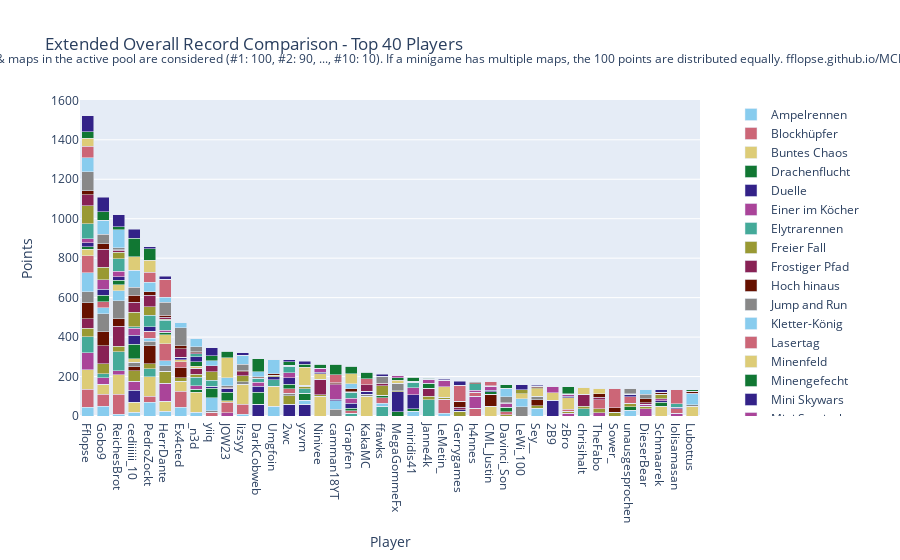

Notebook source saved alongside this figure:
### Code cell
import plotly.graph_objects as go

# Sum all columns to get the total score
outDf['Total'] = outDf.sum(axis=1)

# Sort by total score and fill N/A values with 0
outDf = outDf.sort_values(by='Total', ascending=False).fillna(0)

# Crop to top 10 players
cropDf = outDf.head(40).copy()

# Drop the 'Total' column for plotting
cropDf = cropDf.drop(columns=['Total'])

# Create a color palette
color_palette = px.colors.qualitative.Safe

# Create the stacked bar plot
fig = go.Figure()

for column in cropDf.columns.difference(['Player']):
    fig.add_trace(go.Bar(
        x=cropDf.index,
        y=cropDf[column],
        name=column,
        marker_color=color_palette[len(fig.data) % len(color_palette)]
    ))

# Update layout
fig.update_layout(
    barmode='stack',
    title='Extended Overall Record Comparison - Top 40 Players',
    xaxis=dict(title='Player'),
    yaxis=dict(title='Points'),
    #height=800,
    #width=1000,
    legend=dict(
        x=1.05,
        y=0.5,
        traceorder='normal',
        font=dict(size=12),
        bgcolor='rgba(255, 255, 255, 0)',
        bordercolor='rgba(0, 0, 0, 0)'
    ),
    margin=dict(r=200),  # Adjust right margin to make room for the legend
    annotations=[
        dict(
            x=0.5,
            y=1.1635,
            xref='paper',
            yref='paper',
            text='Max 100 points per minigame. Records #1 through #10 of games & maps in the active pool are considered (#1: 100, #2: 90, ..., #10: 10). If a minigame has multiple maps, the 100 points are distributed equally. fflopse.github.io/MCP-Records/data-analysis/global-ranking.ipynb',
            showarrow=False,
            font=dict(size=12),
            xanchor='center'
        )
    ]
)

fig.show()

# save the plot as an html file

fig.write_html('out/ext_overall_record_comparison.html')

### Figure 1 — Plotly figure (JSON) as saved in the notebook; plotly's stock layout.template omitted (floating-point values rounded to 4 significant figures)
{"data": [{"marker": {"color": "rgb(136, 204, 238)"}, "name": "Ampelrennen", "type": "bar", "x": ["Fflopse", "Gobo9", "ReichesBrot", "cediiiiii_10", "PedroZockt", "HerrDante", "Ex4cted", "_n3d", "yiiq", "JOW23", "lizsyy", "DarkCobweb", "Umgfoin", "2wc", "yzvm", "Ninivee", "camman18YT", "Grapfen", "KakaMC", "ffawks", "MegaGommeFx", "miridis41", "Janne4k", "LeMetin_", "Gerrygames", "h4nnes", "CML_Justin", "Davinci_Son", "LeWi_100", "Sey__", "2B9", "zBro", "chrisihalt", "TheFabo", "Sower_", "unausgesprochen", "DieserBear", "Schmaarek", "lolisamasan", "Lubottus"], "y": [45, 50, 10, 20, 70, 25, 45, 20, 0, 0, 10, 0, 50, 0, 0, 0, 0, 0, 0, 0, 0, 25, 0, 15, 0, 0, 0, 0, 0, 40, 0, 0, 0, 0, 0, 30, 0, 0, 0, 0]}, {"marker": {"color": "rgb(204, 102, 119)"}, "name": "Blockhüpfer", "type": "bar", "x": ["Fflopse", "Gobo9", "ReichesBrot", "cediiiiii_10", "PedroZockt", "HerrDante", "Ex4cted", "_n3d", "yiiq", "JOW23", "lizsyy", "DarkCobweb", "Umgfoin", "2wc", "yzvm", "Ninivee", "camman18YT", "Grapfen", "KakaMC", "ffawks", "MegaGommeFx", "miridis41", "Janne4k", "LeMetin_", "Gerrygames", "h4nnes", "CML_Justin", "Davinci_Son", "LeWi_100", "Sey__", "2B9", "zBro", "chrisihalt", "TheFabo", "Sower_", "unausgesprochen", "DieserBear", "Schmaarek", "lolisamasan", "Lubottus"], "y": [90, 60, 100, 0, 30, 0, 80, 0, 20, 0, 50, 0, 0, 0, 0, 0, 0, 0, 0, 0, 0, 0, 0, 70, 0, 40, 0, 0, 0, 0, 0, 0, 0, 0, 0, 0, 0, 0, 0, 0]}, {"marker": {"color": "rgb(221, 204, 119)"}, "name": "Buntes Chaos", "type": "bar", "x": ["Fflopse", "Gobo9", "ReichesBrot", "cediiiiii_10", "PedroZockt", "HerrDante", "Ex4cted", "_n3d", "yiiq", "JOW23", "lizsyy", "DarkCobweb", "Umgfoin", "2wc", "yzvm", "Ninivee", "camman18YT", "Grapfen", "KakaMC", "ffawks", "MegaGommeFx", "miridis41", "Janne4k", "LeMetin_", "Gerrygames", "h4nnes", "CML_Justin", "Davinci_Son", "LeWi_100", "Sey__", "2B9", "zBro", "chrisihalt", "TheFabo", "Sower_", "unausgesprochen", "DieserBear", "Schmaarek", "lolisamasan", "Lubottus"], "y": [100, 50, 100, 50, 100, 50, 50, 100, 0, 0, 100, 0, 100, 0, 0, 100, 0, 0, 100, 0, 0, 0, 0, 0, 0, 0, 50, 0, 0, 0, 0, 0, 0, 0, 0, 0, 0, 50, 0, 50]}, {"marker": {"color": "rgb(17, 119, 51)"}, "name": "Drachenflucht", "type": "bar", "x": ["Fflopse", "Gobo9", "ReichesBrot", "cediiiiii_10", "PedroZockt", "HerrDante", "Ex4cted", "_n3d", "yiiq", "JOW23", "lizsyy", "DarkCobweb", "Umgfoin", "2wc", "yzvm", "Ninivee", "camman18YT", "Grapfen", "KakaMC", "ffawks", "MegaGommeFx", "miridis41", "Janne4k", "LeMetin_", "Gerrygames", "h4nnes", "CML_Justin", "Davinci_Son", "LeWi_100", "Sey__", "2B9", "zBro", "chrisihalt", "TheFabo", "Sower_", "unausgesprochen", "DieserBear", "Schmaarek", "lolisamasan", "Lubottus"], "y": [0, 0, 0, 0, 0, 0, 0, 16, 0, 0, 0, 0, 0, 0, 0, 0, 0, 0, 0, 0, 22, 12, 0, 0, 0, 0, 0, 0, 0, 0, 0, 0, 0, 0, 0, 16, 0, 0, 0, 0]}, {"marker": {"color": "rgb(51, 34, 136)"}, "name": "Duelle", "type": "bar", "x": ["Fflopse", "Gobo9", "ReichesBrot", "cediiiiii_10", "PedroZockt", "HerrDante", "Ex4cted", "_n3d", "yiiq", "JOW23", "lizsyy", "DarkCobweb", "Umgfoin", "2wc", "yzvm", "Ninivee", "camman18YT", "Grapfen", "KakaMC", "ffawks", "MegaGommeFx", "miridis41", "Janne4k", "LeMetin_", "Gerrygames", "h4nnes", "CML_Justin", "Davinci_Son", "LeWi_100", "Sey__", "2B9", "zBro", "chrisihalt", "TheFabo", "Sower_", "unausgesprochen", "DieserBear", "Schmaarek", "lolisamasan", "Lubottus"], "y": [0, 0, 0, 60, 0, 0, 0, 0, 0, 0, 0, 60, 0, 60, 60, 0, 0, 0, 0, 0, 100, 70, 0, 0, 0, 0, 0, 0, 0, 0, 80, 0, 0, 0, 0, 0, 0, 0, 0, 0]}, {"marker": {"color": "rgb(170, 68, 153)"}, "name": "Einer im Köcher", "type": "bar", "x": ["Fflopse", "Gobo9", "ReichesBrot", "cediiiiii_10", "PedroZockt", "HerrDante", "Ex4cted", "_n3d", "yiiq", "JOW23", "lizsyy", "DarkCobweb", "Umgfoin", "2wc", "yzvm", "Ninivee", "camman18YT", "Grapfen", "KakaMC", "ffawks", "MegaGommeFx", "miridis41", "Janne4k", "LeMetin_", "Gerrygames", "h4nnes", "CML_Justin", "Davinci_Son", "LeWi_100", "Sey__", "2B9", "zBro", "chrisihalt", "TheFabo", "Sower_", "unausgesprochen", "DieserBear", "Schmaarek", "lolisamasan", "Lubottus"], "y": [86.67, 33.33, 20, 46.67, 0, 90, 0, 16.67, 0, 16.67, 0, 0, 0, 0, 0, 0, 0, 0, 0, 0, 0, 0, 0, 0, 0, 60, 0, 0, 0, 0, 0, 13.33, 0, 16.67, 0, 0, 36.67, 0, 13.33, 0]}, {"marker": {"color": "rgb(68, 170, 153)"}, "name": "Elytrarennen", "type": "bar", "x": ["Fflopse", "Gobo9", "ReichesBrot", "cediiiiii_10", "PedroZockt", "HerrDante", "Ex4cted", "_n3d", "yiiq", "JOW23", "lizsyy", "DarkCobweb", "Umgfoin", "2wc", "yzvm", "Ninivee", "camman18YT", "Grapfen", "KakaMC", "ffawks", "MegaGommeFx", "miridis41", "Janne4k", "LeMetin_", "Gerrygames", "h4nnes", "CML_Justin", "Davinci_Son", "LeWi_100", "Sey__", "2B9", "zBro", "chrisihalt", "TheFabo", "Sower_", "unausgesprochen", "DieserBear", "Schmaarek", "lolisamasan", "Lubottus"], "y": [80, 20, 96.67, 0, 40, 0, 0, 43.33, 0, 0, 0, 0, 33.33, 0, 0, 0, 0, 13.33, 0, 50, 0, 0, 83.33, 0, 0, 0, 0, 0, 0, 0, 0, 0, 36.67, 0, 0, 0, 0, 0, 0, 0]}, {"marker": {"color": "rgb(153, 153, 51)"}, "name": "Freier Fall", "type": "bar", "x": ["Fflopse", "Gobo9", "ReichesBrot", "cediiiiii_10", "PedroZockt", "HerrDante", "Ex4cted", "_n3d", "yiiq", "JOW23", "lizsyy", "DarkCobweb", "Umgfoin", "2wc", "yzvm", "Ninivee", "camman18YT", "Grapfen", "KakaMC", "ffawks", "MegaGommeFx", "miridis41", "Janne4k", "LeMetin_", "Gerrygames", "h4nnes", "CML_Justin", "Davinci_Son", "LeWi_100", "Sey__", "2B9", "zBro", "chrisihalt", "TheFabo", "Sower_", "unausgesprochen", "DieserBear", "Schmaarek", "lolisamasan", "Lubottus"], "y": [42.5, 52.5, 27.5, 52.5, 25, 62.5, 20, 15, 0, 0, 0, 0, 0, 42.5, 0, 7.5, 0, 0, 0, 0, 5, 0, 17.5, 10, 25, 0, 0, 7.5, 0, 12.5, 0, 10, 12.5, 20, 20, 17.5, 12.5, 0, 0, 0]}, {"marker": {"color": "rgb(136, 34, 85)"}, "name": "Frostiger Pfad", "type": "bar", "x": ["Fflopse", "Gobo9", "ReichesBrot", "cediiiiii_10", "PedroZockt", "HerrDante", "Ex4cted", "_n3d", "yiiq", "JOW23", "lizsyy", "DarkCobweb", "Umgfoin", "2wc", "yzvm", "Ninivee", "camman18YT", "Grapfen", "KakaMC", "ffawks", "MegaGommeFx", "miridis41", "Janne4k", "LeMetin_", "Gerrygames", "h4nnes", "CML_Justin", "Davinci_Son", "LeWi_100", "Sey__", "2B9", "zBro", "chrisihalt", "TheFabo", "Sower_", "unausgesprochen", "DieserBear", "Schmaarek", "lolisamasan", "Lubottus"], "y": [50, 90, 100, 0, 0, 0, 0, 30, 0, 0, 0, 0, 0, 0, 0, 80, 0, 0, 0, 0, 0, 0, 40, 0, 0, 0, 0, 0, 0, 0, 0, 0, 60, 0, 0, 0, 0, 0, 0, 0]}, {"marker": {"color": "rgb(102, 17, 0)"}, "name": "Hoch hinaus", "type": "bar", "x": ["Fflopse", "Gobo9", "ReichesBrot", "cediiiiii_10", "PedroZockt", "HerrDante", "Ex4cted", "_n3d", "yiiq", "JOW23", "lizsyy", "DarkCobweb", "Umgfoin", "2wc", "yzvm", "Ninivee", "camman18YT", "Grapfen", "KakaMC", "ffawks", "MegaGommeFx", "miridis41", "Janne4k", "LeMetin_", "Gerrygames", "h4nnes", "CML_Justin", "Davinci_Son", "LeWi_100", "Sey__", "2B9", "zBro", "chrisihalt", "TheFabo", "Sower_", "unausgesprochen", "DieserBear", "Schmaarek", "lolisamasan", "Lubottus"], "y": [80, 70, 40, 20, 90, 0, 50, 0, 0, 0, 0, 0, 0, 0, 0, 0, 0, 0, 0, 0, 0, 0, 0, 0, 0, 0, 60, 0, 0, 30, 0, 0, 0, 0, 0, 0, 0, 0, 0, 0]}, {"marker": {"color": "rgb(136, 136, 136)"}, "name": "Jump and Run", "type": "bar", "x": ["Fflopse", "Gobo9", "ReichesBrot", "cediiiiii_10", "PedroZockt", "HerrDante", "Ex4cted", "_n3d", "yiiq", "JOW23", "lizsyy", "DarkCobweb", "Umgfoin", "2wc", "yzvm", "Ninivee", "camman18YT", "Grapfen", "KakaMC", "ffawks", "MegaGommeFx", "miridis41", "Janne4k", "LeMetin_", "Gerrygames", "h4nnes", "CML_Justin", "Davinci_Son", "LeWi_100", "Sey__", "2B9", "zBro", "chrisihalt", "TheFabo", "Sower_", "unausgesprochen", "DieserBear", "Schmaarek", "lolisamasan", "Lubottus"], "y": [56.67, 93.33, 90, 23.33, 23.33, 26.67, 0, 0, 6.667, 0, 13.33, 0, 0, 13.33, 0, 0, 33.33, 0, 10, 0, 40, 0, 0, 0, 0, 0, 0, 0, 46.67, 16.67, 0, 0, 0, 0, 0, 0, 0, 0, 0, 6.667]}, {"marker": {"color": "rgb(136, 204, 238)"}, "name": "Kletter-König", "type": "bar", "x": ["Fflopse", "Gobo9", "ReichesBrot", "cediiiiii_10", "PedroZockt", "HerrDante", "Ex4cted", "_n3d", "yiiq", "JOW23", "lizsyy", "DarkCobweb", "Umgfoin", "2wc", "yzvm", "Ninivee", "camman18YT", "Grapfen", "KakaMC", "ffawks", "MegaGommeFx", "miridis41", "Janne4k", "LeMetin_", "Gerrygames", "h4nnes", "CML_Justin", "Davinci_Son", "LeWi_100", "Sey__", "2B9", "zBro", "chrisihalt", "TheFabo", "Sower_", "unausgesprochen", "DieserBear", "Schmaarek", "lolisamasan", "Lubottus"], "y": [95, 30, 50, 0, 15, 25, 0, 0, 65, 0, 0, 0, 0, 0, 20, 0, 45, 0, 0, 15, 0, 0, 0, 0, 0, 0, 0, 0, 40, 0, 0, 0, 0, 0, 0, 0, 0, 0, 0, 55]}, {"marker": {"color": "rgb(204, 102, 119)"}, "name": "Lasertag", "type": "bar", "x": ["Fflopse", "Gobo9", "ReichesBrot", "cediiiiii_10", "PedroZockt", "HerrDante", "Ex4cted", "_n3d", "yiiq", "JOW23", "lizsyy", "DarkCobweb", "Umgfoin", "2wc", "yzvm", "Ninivee", "camman18YT", "Grapfen", "KakaMC", "ffawks", "MegaGommeFx", "miridis41", "Janne4k", "LeMetin_", "Gerrygames", "h4nnes", "CML_Justin", "Davinci_Son", "LeWi_100", "Sey__", "2B9", "zBro", "chrisihalt", "TheFabo", "Sower_", "unausgesprochen", "DieserBear", "Schmaarek", "lolisamasan", "Lubottus"], "y": [86.67, 30, 0, 0, 36.67, 86.67, 30, 0, 0, 53.33, 0, 0, 0, 23.33, 0, 0, 0, 13.33, 0, 26.67, 0, 0, 0, 0, 0, 20, 0, 13.33, 0, 0, 0, 10, 0, 46.67, 0, 33.33, 0, 0, 23.33, 0]}, {"marker": {"color": "rgb(221, 204, 119)"}, "name": "Minenfeld", "type": "bar", "x": ["Fflopse", "Gobo9", "ReichesBrot", "cediiiiii_10", "PedroZockt", "HerrDante", "Ex4cted", "_n3d", "yiiq", "JOW23", "lizsyy", "DarkCobweb", "Umgfoin", "2wc", "yzvm", "Ninivee", "camman18YT", "Grapfen", "KakaMC", "ffawks", "MegaGommeFx", "miridis41", "Janne4k", "LeMetin_", "Gerrygames", "h4nnes", "CML_Justin", "Davinci_Son", "LeWi_100", "Sey__", "2B9", "zBro", "chrisihalt", "TheFabo", "Sower_", "unausgesprochen", "DieserBear", "Schmaarek", "lolisamasan", "Lubottus"], "y": [33.33, 0, 30, 16.67, 0, 46.67, 10, 10, 0, 6.667, 0, 0, 0, 0, 0, 26.67, 0, 0, 0, 0, 13.33, 0, 0, 53.33, 0, 0, 0, 0, 26.67, 40, 36.67, 60, 33.33, 0, 0, 0, 0, 0, 0, 0]}, {"marker": {"color": "rgb(17, 119, 51)"}, "name": "Minengefecht", "type": "bar", "x": ["Fflopse", "Gobo9", "ReichesBrot", "cediiiiii_10", "PedroZockt", "HerrDante", "Ex4cted", "_n3d", "yiiq", "JOW23", "lizsyy", "DarkCobweb", "Umgfoin", "2wc", "yzvm", "Ninivee", "camman18YT", "Grapfen", "KakaMC", "ffawks", "MegaGommeFx", "miridis41", "Janne4k", "LeMetin_", "Gerrygames", "h4nnes", "CML_Justin", "Davinci_Son", "LeWi_100", "Sey__", "2B9", "zBro", "chrisihalt", "TheFabo", "Sower_", "unausgesprochen", "DieserBear", "Schmaarek", "lolisamasan", "Lubottus"], "y": [12.5, 32.5, 25, 75, 0, 12.5, 0, 25, 50, 45, 0, 60, 0, 22.5, 35, 0, 0, 12.5, 0, 12.5, 12.5, 0, 25, 0, 0, 0, 12.5, 22.5, 0, 0, 0, 0, 0, 0, 0, 0, 0, 20, 0, 0]}, {"marker": {"color": "rgb(51, 34, 136)"}, "name": "Mini Skywars", "type": "bar", "x": ["Fflopse", "Gobo9", "ReichesBrot", "cediiiiii_10", "PedroZockt", "HerrDante", "Ex4cted", "_n3d", "yiiq", "JOW23", "lizsyy", "DarkCobweb", "Umgfoin", "2wc", "yzvm", "Ninivee", "camman18YT", "Grapfen", "KakaMC", "ffawks", "MegaGommeFx", "miridis41", "Janne4k", "LeMetin_", "Gerrygames", "h4nnes", "CML_Justin", "Davinci_Son", "LeWi_100", "Sey__", "2B9", "zBro", "chrisihalt", "TheFabo", "Sower_", "unausgesprochen", "DieserBear", "Schmaarek", "lolisamasan", "Lubottus"], "y": [20, 31.67, 16.67, 45, 23.33, 0, 11.67, 23.33, 8.333, 16.67, 0, 31.67, 16.67, 31.67, 0, 6.667, 6.667, 25, 16.67, 0, 0, 0, 0, 0, 6.667, 0, 8.333, 0, 0, 0, 0, 6.667, 0, 0, 0, 13.33, 0, 8.333, 8.333, 0]}, {"marker": {"color": "rgb(170, 68, 153)"}, "name": "Mini Survivalgames", "type": "bar", "x": ["Fflopse", "Gobo9", "ReichesBrot", "cediiiiii_10", "PedroZockt", "HerrDante", "Ex4cted", "_n3d", "yiiq", "JOW23", "lizsyy", "DarkCobweb", "Umgfoin", "2wc", "yzvm", "Ninivee", "camman18YT", "Grapfen", "KakaMC", "ffawks", "MegaGommeFx", "miridis41", "Janne4k", "LeMetin_", "Gerrygames", "h4nnes", "CML_Justin", "Davinci_Son", "LeWi_100", "Sey__", "2B9", "zBro", "chrisihalt", "TheFabo", "Sower_", "unausgesprochen", "DieserBear", "Schmaarek", "lolisamasan", "Lubottus"], "y": [20, 46.67, 26.67, 36.67, 0, 10, 0, 0, 0, 0, 0, 20, 0, 26.67, 0, 20, 73.33, 26.67, 0, 0, 10, 36.67, 20, 33.33, 0, 10, 20, 20, 0, 0, 33.33, 10, 0, 0, 0, 0, 10, 10, 0, 0]}, {"marker": {"color": "rgb(68, 170, 153)"}, "name": "Paintball", "type": "bar", "x": ["Fflopse", "Gobo9", "ReichesBrot", "cediiiiii_10", "PedroZockt", "HerrDante", "Ex4cted", "_n3d", "yiiq", "JOW23", "lizsyy", "DarkCobweb", "Umgfoin", "2wc", "yzvm", "Ninivee", "camman18YT", "Grapfen", "KakaMC", "ffawks", "MegaGommeFx", "miridis41", "Janne4k", "LeMetin_", "Gerrygames", "h4nnes", "CML_Justin", "Davinci_Son", "LeWi_100", "Sey__", "2B9", "zBro", "chrisihalt", "TheFabo", "Sower_", "unausgesprochen", "DieserBear", "Schmaarek", "lolisamasan", "Lubottus"], "y": [76.67, 0, 63.33, 6.667, 56.67, 50, 0, 16.67, 30, 0, 0, 20, 0, 33.33, 23.33, 0, 0, 30, 0, 0, 0, 26.67, 0, 0, 0, 33.33, 0, 0, 0, 0, 0, 0, 0, 0, 0, 0, 0, 0, 16.67, 0]}, {"marker": {"color": "rgb(153, 153, 51)"}, "name": "Pferderennen", "type": "bar", "x": ["Fflopse", "Gobo9", "ReichesBrot", "cediiiiii_10", "PedroZockt", "HerrDante", "Ex4cted", "_n3d", "yiiq", "JOW23", "lizsyy", "DarkCobweb", "Umgfoin", "2wc", "yzvm", "Ninivee", "camman18YT", "Grapfen", "KakaMC", "ffawks", "MegaGommeFx", "miridis41", "Janne4k", "LeMetin_", "Gerrygames", "h4nnes", "CML_Justin", "Davinci_Son", "LeWi_100", "Sey__", "2B9", "zBro", "chrisihalt", "TheFabo", "Sower_", "unausgesprochen", "DieserBear", "Schmaarek", "lolisamasan", "Lubottus"], "y": [91.67, 63.33, 33.33, 73.33, 45, 6.667, 0, 0, 45, 0, 31.67, 0, 6.667, 0, 13.33, 0, 0, 0, 0, 48.33, 0, 0, 0, 0, 0, 0, 0, 0, 20, 3.333, 0, 0, 0, 0, 0, 0, 0, 21.67, 0, 0]}, {"marker": {"color": "rgb(136, 34, 85)"}, "name": "Replika", "type": "bar", "x": ["Fflopse", "Gobo9", "ReichesBrot", "cediiiiii_10", "PedroZockt", "HerrDante", "Ex4cted", "_n3d", "yiiq", "JOW23", "lizsyy", "DarkCobweb", "Umgfoin", "2wc", "yzvm", "Ninivee", "camman18YT", "Grapfen", "KakaMC", "ffawks", "MegaGommeFx", "miridis41", "Janne4k", "LeMetin_", "Gerrygames", "h4nnes", "CML_Justin", "Davinci_Son", "LeWi_100", "Sey__", "2B9", "zBro", "chrisihalt", "TheFabo", "Sower_", "unausgesprochen", "DieserBear", "Schmaarek", "lolisamasan", "Lubottus"], "y": [53.98, 91.07, 11.07, 51.65, 57.86, 8.447, 43.3, 5.049, 28.93, 2.718, 18.83, 1.942, 0, 2.718, 0, 0, 5.146, 1.553, 32.82, 11.65, 0.2913, 0, 0, 0.1942, 12.72, 0, 1.553, 0.2913, 0.2913, 0.1942, 0, 0.1942, 0, 11.26, 0, 0.1942, 7.379, 0, 0, 3.204]}, {"marker": {"color": "rgb(102, 17, 0)"}, "name": "Sammelwahn", "type": "bar", "x": ["Fflopse", "Gobo9", "ReichesBrot", "cediiiiii_10", "PedroZockt", "HerrDante", "Ex4cted", "_n3d", "yiiq", "JOW23", "lizsyy", "DarkCobweb", "Umgfoin", "2wc", "yzvm", "Ninivee", "camman18YT", "Grapfen", "KakaMC", "ffawks", "MegaGommeFx", "miridis41", "Janne4k", "LeMetin_", "Gerrygames", "h4nnes", "CML_Justin", "Davinci_Son", "LeWi_100", "Sey__", "2B9", "zBro", "chrisihalt", "TheFabo", "Sower_", "unausgesprochen", "DieserBear", "Schmaarek", "lolisamasan", "Lubottus"], "y": [21, 27.75, 3.25, 35.75, 15.75, 10.5, 16.75, 4.5, 0, 3.5, 5.25, 5.75, 7, 0, 4.5, 2, 6, 16, 0, 3, 0, 7, 0, 2.75, 30.75, 5, 0, 3.25, 0, 8, 2.5, 3.5, 3.25, 17.25, 21.75, 3.25, 21, 9.5, 1.25, 10.75]}, {"marker": {"color": "rgb(136, 136, 136)"}, "name": "Schießstand", "type": "bar", "x": ["Fflopse", "Gobo9", "ReichesBrot", "cediiiiii_10", "PedroZockt", "HerrDante", "Ex4cted", "_n3d", "yiiq", "JOW23", "lizsyy", "DarkCobweb", "Umgfoin", "2wc", "yzvm", "Ninivee", "camman18YT", "Grapfen", "KakaMC", "ffawks", "MegaGommeFx", "miridis41", "Janne4k", "LeMetin_", "Gerrygames", "h4nnes", "CML_Justin", "Davinci_Son", "LeWi_100", "Sey__", "2B9", "zBro", "chrisihalt", "TheFabo", "Sower_", "unausgesprochen", "DieserBear", "Schmaarek", "lolisamasan", "Lubottus"], "y": [96.67, 50, 10, 40, 0, 66.67, 90, 26.67, 0, 10, 33.33, 0, 0, 0, 0, 0, 0, 0, 0, 33.33, 0, 0, 0, 0, 0, 6.667, 0, 30, 0, 0, 0, 0, 0, 0, 0, 26.67, 23.33, 0, 0, 0]}, {"marker": {"color": "rgb(136, 204, 238)"}, "name": "Spleef", "type": "bar", "x": ["Fflopse", "Gobo9", "ReichesBrot", "cediiiiii_10", "PedroZockt", "HerrDante", "Ex4cted", "_n3d", "yiiq", "JOW23", "lizsyy", "DarkCobweb", "Umgfoin", "2wc", "yzvm", "Ninivee", "camman18YT", "Grapfen", "KakaMC", "ffawks", "MegaGommeFx", "miridis41", "Janne4k", "LeMetin_", "Gerrygames", "h4nnes", "CML_Justin", "Davinci_Son", "LeWi_100", "Sey__", "2B9", "zBro", "chrisihalt", "TheFabo", "Sower_", "unausgesprochen", "DieserBear", "Schmaarek", "lolisamasan", "Lubottus"], "y": [70, 70, 90, 85, 50, 25, 25, 40, 25, 40, 45, 25, 75, 0, 0, 0, 0, 25, 0, 0, 0, 0, 0, 0, 0, 0, 0, 45, 0, 0, 0, 0, 0, 0, 0, 0, 25, 0, 0, 0]}, {"marker": {"color": "rgb(204, 102, 119)"}, "name": "Todeswürfel", "type": "bar", "x": ["Fflopse", "Gobo9", "ReichesBrot", "cediiiiii_10", "PedroZockt", "HerrDante", "Ex4cted", "_n3d", "yiiq", "JOW23", "lizsyy", "DarkCobweb", "Umgfoin", "2wc", "yzvm", "Ninivee", "camman18YT", "Grapfen", "KakaMC", "ffawks", "MegaGommeFx", "miridis41", "Janne4k", "LeMetin_", "Gerrygames", "h4nnes", "CML_Justin", "Davinci_Son", "LeWi_100", "Sey__", "2B9", "zBro", "chrisihalt", "TheFabo", "Sower_", "unausgesprochen", "DieserBear", "Schmaarek", "lolisamasan", "Lubottus"], "y": [60, 0, 0, 0, 50, 90, 0, 0, 0, 0, 0, 0, 0, 0, 0, 0, 40, 0, 30, 0, 0, 0, 0, 0, 80, 0, 20, 0, 0, 0, 0, 0, 0, 0, 100, 0, 0, 0, 70, 0]}, {"marker": {"color": "rgb(221, 204, 119)"}, "name": "Waffenfolge", "type": "bar", "x": ["Fflopse", "Gobo9", "ReichesBrot", "cediiiiii_10", "PedroZockt", "HerrDante", "Ex4cted", "_n3d", "yiiq", "JOW23", "lizsyy", "DarkCobweb", "Umgfoin", "2wc", "yzvm", "Ninivee", "camman18YT", "Grapfen", "KakaMC", "ffawks", "MegaGommeFx", "miridis41", "Janne4k", "LeMetin_", "Gerrygames", "h4nnes", "CML_Justin", "Davinci_Son", "LeWi_100", "Sey__", "2B9", "zBro", "chrisihalt", "TheFabo", "Sower_", "unausgesprochen", "DieserBear", "Schmaarek", "lolisamasan", "Lubottus"], "y": [40, 0, 0, 70, 60, 0, 0, 0, 0, 100, 0, 0, 0, 0, 90, 0, 0, 50, 0, 0, 0, 0, 0, 0, 0, 0, 0, 0, 0, 0, 0, 0, 0, 30, 0, 0, 0, 0, 0, 0]}, {"marker": {"color": "rgb(17, 119, 51)"}, "name": "Walls", "type": "bar", "x": ["Fflopse", "Gobo9", "ReichesBrot", "cediiiiii_10", "PedroZockt", "HerrDante", "Ex4cted", "_n3d", "yiiq", "JOW23", "lizsyy", "DarkCobweb", "Umgfoin", "2wc", "yzvm", "Ninivee", "camman18YT", "Grapfen", "KakaMC", "ffawks", "MegaGommeFx", "miridis41", "Janne4k", "LeMetin_", "Gerrygames", "h4nnes", "CML_Justin", "Davinci_Son", "LeWi_100", "Sey__", "2B9", "zBro", "chrisihalt", "TheFabo", "Sower_", "unausgesprochen", "DieserBear", "Schmaarek", "lolisamasan", "Lubottus"], "y": [33.33, 43.33, 16.67, 93.33, 60, 0, 0, 0, 26.67, 33.33, 0, 66.67, 0, 20, 16.67, 20, 53.33, 40, 33.33, 0, 0, 20, 6.667, 0, 0, 0, 0, 16.67, 0, 0, 0, 33.33, 0, 0, 0, 0, 0, 0, 0, 6.667]}, {"marker": {"color": "rgb(51, 34, 136)"}, "name": "Wettrennen", "type": "bar", "x": ["Fflopse", "Gobo9", "ReichesBrot", "cediiiiii_10", "PedroZockt", "HerrDante", "Ex4cted", "_n3d", "yiiq", "JOW23", "lizsyy", "DarkCobweb", "Umgfoin", "2wc", "yzvm", "Ninivee", "camman18YT", "Grapfen", "KakaMC", "ffawks", "MegaGommeFx", "miridis41", "Janne4k", "LeMetin_", "Gerrygames", "h4nnes", "CML_Justin", "Davinci_Son", "LeWi_100", "Sey__", "2B9", "zBro", "chrisihalt", "TheFabo", "Sower_", "unausgesprochen", "DieserBear", "Schmaarek", "lolisamasan", "Lubottus"], "y": [80, 74, 60, 44, 10, 16, 0, 0, 40, 0, 14, 0, 0, 8, 14, 0, 0, 0, 0, 12, 0, 0, 0, 4, 20, 0, 0, 0, 24, 6, 0, 0, 0, 0, 0, 0, 0, 14, 0, 0]}], "layout": {"annotations": [{"font": {"size": 12}, "showarrow": false, "text": "Max 100 points per minigame. Records #1 through #10 of games & maps in the active pool are considered (#1: 100, #2: 90, ..., #10: 10). If a minigame has multiple maps, the 100 points are distributed equally. fflopse.github.io/MCP-Records/data-analysis/global-ranking.ipynb", "x": 0.5, "xanchor": "center", "xref": "paper", "y": 1.163, "yref": "paper"}], "barmode": "stack", "legend": {"bgcolor": "rgba(255, 255, 255, 0)", "bordercolor": "rgba(0, 0, 0, 0)", "font": {"size": 12}, "traceorder": "normal", "x": 1.05, "y": 0.5}, "margin": {"r": 200}, "title": {"text": "Extended Overall Record Comparison - Top 40 Players"}, "xaxis": {"title": {"text": "Player"}}, "yaxis": {"title": {"text": "Points"}}}}
